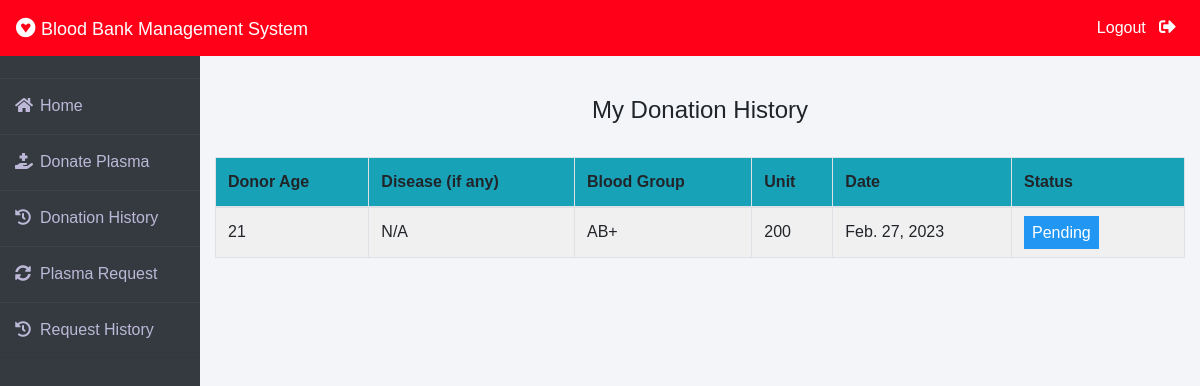
Screenshot of /donor/donation-history (signed in) with the database file from the repository.
### donor/models.py (models this page shows, shortened)
class BloodDonate(models.Model):
    donor=models.ForeignKey(Donor,on_delete=models.CASCADE)
    disease=models.CharField(max_length=100,default="Nothing")
    age=models.PositiveIntegerField()
    bloodgroup=models.CharField(max_length=10)
    unit=models.PositiveIntegerField(default=0)
    status=models.CharField(max_length=20,default="Pending")
    date=models.DateField(auto_now=True)

### donor/views.py (the view)
# urls.py: path('donation-history', views.donation_history_view,name='donation-history'),
def donation_history_view(request):
    donor= models.Donor.objects.get(user_id=request.user.id)
    donations=models.BloodDonate.objects.all().filter(donor=donor)
    return render(request,'donor/donation_history.html',{'donations':donations})

### templates/donor/donation_history.html (shortened to what this page needs)
{% extends 'donor/donorbase.html' %}
{% block content %}
{% load widget_tweaks %}
{%load static%}
<head>
   </head>
<br><br>
<div class="container">
    <H4 class="text-center">My Donation History</H4><br>
    <table class="table table-light table-hover table-bordered table-striped">
        <thead class="bg-info">
            <tr>
                <th scope="col">Donor Age</th>
                <th scope="col">Disease (if any)</th>
                <th scope="col">Blood Group</th>
                <th scope="col">Unit</th>
                <th scope="col">Date</th>
                <th scope="col">Status</th>
            </tr>
        </thead>
        <tbody>
            {% for t in donations %}
            <tr>
                <td>{{t.age}}</td>
                <td> {{t.disease}}</td>
                <td>{{t.bloodgroup}}</td>
                <td>{{t.unit}}</td>
                <td>{{t.date}}</td>
                {% if t.status == 'Approved' %}
                <td><span class="label warning"> Approved</span></td>
                {% elif t.status == 'Rejected' %}
                <td><span class="label success">Rejected</span></td>
                {% else %}
                <td><span style="color: white;margin-left: 0px;" class="label info">Pending</span></td>
                {% endif %}
            </tr>
            {% endfor %}
        </tbody>
    </table>
</div>
{% endblock content %}

### templates/donor/donorbase.html (style rules this page uses)
* { margin: 0; padding: 0; box-sizing: border-box; list-style: none; text-decoration: none; font-family: 'Josefin Sans', sans-serif; }
body { background-color: #f3f5f9; }
.wrapper .main_content .info { margin: 20px; color: #717171; line-height: 25px; }

### templates/donor/donation_history.html (style rules this page uses)
.label { color: white; padding: 8px; }
.info { background-color: #2196F3; }

### rows the page displays
BloodDonate: age "21", disease "N/A", bloodgroup "AB+", unit "200", date "Feb. 27, 2023", status "Pending"
